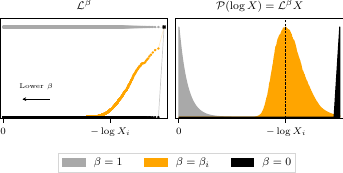

Here is the Python script that generated this plot:
import matplotlib.pyplot as plt
from aeons.utils import *
from aeons.beta import *
import matplotlib.patches as patches
figsettings()

name, samples = get_samples('planck_gaussian')
ndead = 8000
points = points_at_iteration(samples, ndead)
beta_grad = np.exp(get_logbeta_grad(points, ndead))
betas = [0, beta_grad, 1]
labels = ['$\\beta=1$', '$\\beta = \\beta_i$', '$\\beta = 0$']
colors = ['darkgray', 'orange', 'black']

fig, axs = plt.subplots(1, 2, figsize=(3.5, 1.3))
for i, beta in enumerate(betas):
    axs[0].plot(-points.logX(), np.exp(beta*(points.logL - points.logL.max())), 'x', ms=1, color=colors[i], label=labels[i])
    axs[0].plot(-points.logX(), np.exp(beta*(points.logL - points.logL.max())), lw=.5, alpha=.2, color=colors[i])
    logw = beta * points.logL + points.logX()
    logw -= logw.max()
    axs[1].fill_between(-points.logX(), 0, np.exp(logw), lw=.8, color=colors[i])
axs[0].plot(-points.logX().iloc[-1], np.exp(points.logL.iloc[-1] - points.logL.max()), 'x', ms=2, color='k')

l = .2
arrow_start = (6, l)
arrow_end = (2, l)
arrow = patches.FancyArrowPatch(arrow_start, arrow_end, arrowstyle='->', mutation_scale=5)
axs[0].add_patch(arrow)
axs[0].annotate(r'Lower $\beta$', xy=(4, l), xytext=(4, l+.1), ha='center', va='bottom', fontsize=5)
axs[1].axvline(x=-points.logX().iloc[ndead], ls='--', color='k', lw=.5)

for ax in axs:
    ax.margins(x=0.02)
    ax.set_ylim(-0.01, 1.1)
    ax.set_yticks([])
    ax.set_xticks([0, -points.logX().iloc[ndead]], [0, r'$-\log X_i$'])
axs[0].set_title(r'$\mathcal{L}^\beta$', fontsize=8)
axs[1].set_title('$\\mathcal{P}(\\log X) = \\mathcal{L}^\\beta X$', fontsize=8)

from matplotlib.patches import Patch
lines = [Patch(color=color, label=label) for color, label in zip(colors, labels)]
axs[0].legend(handles=lines, ncol=3, bbox_to_anchor=(1.8, -0.3), fontsize=8)
# axs[1].margins(x=0)

fig.subplots_adjust(left=.01, right=.99, wspace=.05)
fig.savefig('last_live_point.pdf', pad_inches=0, bbox_inches='tight')
